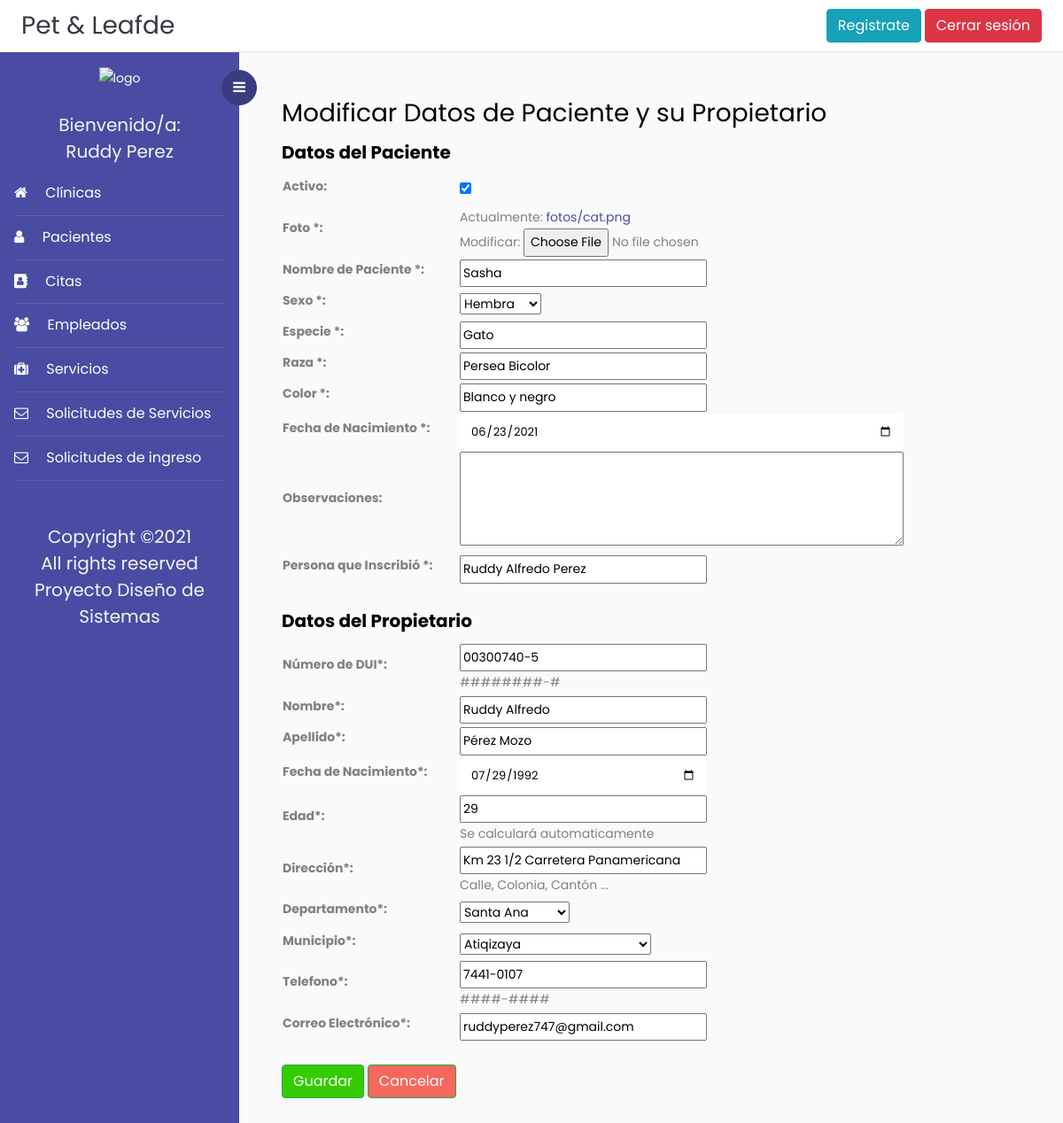
Page /modificarPaciente/1 (signed in) on the earlier database version.
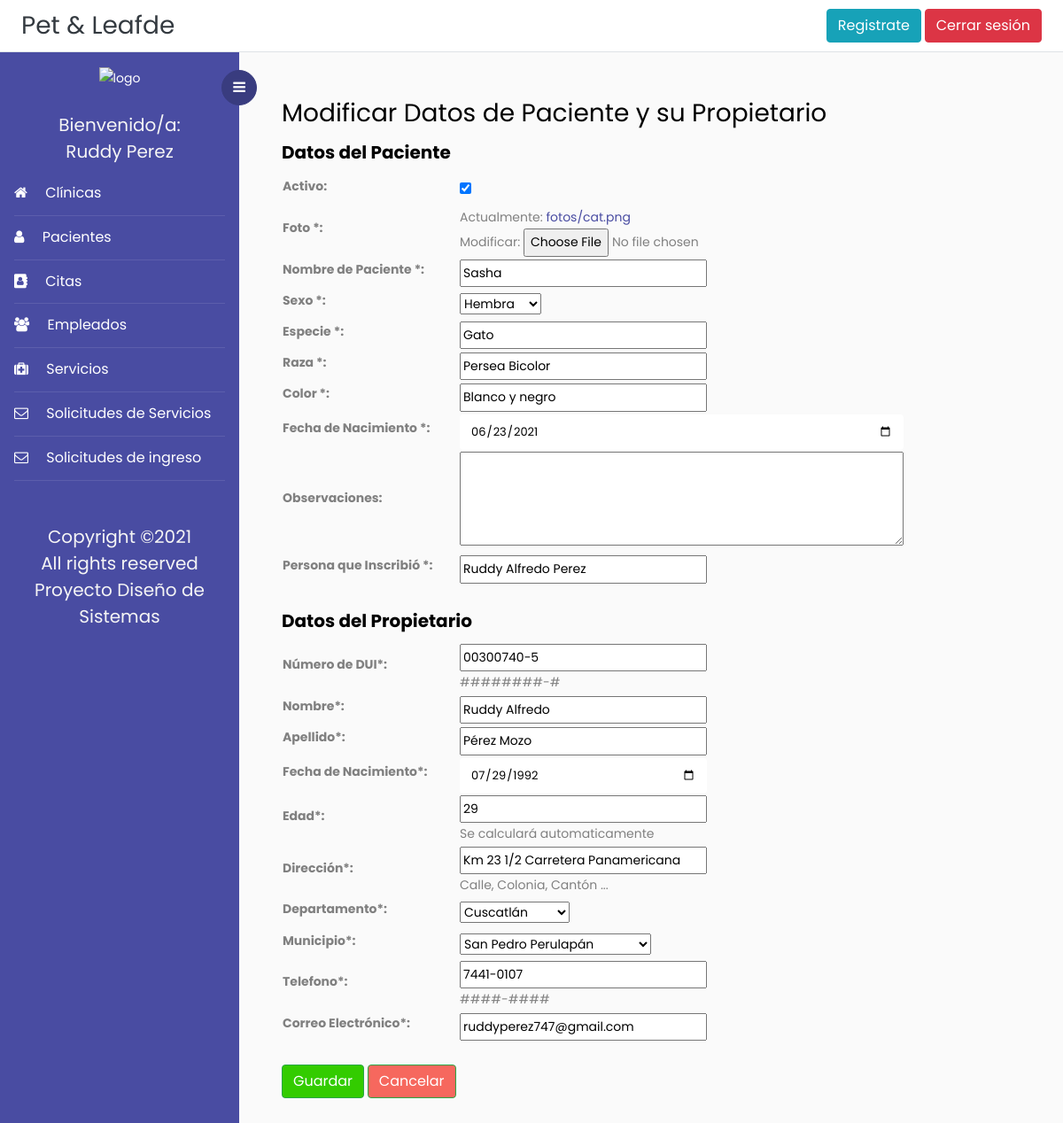
Same page on the later database version.
### Veterinaria/models.py (models this page shows, shortened)
class Propietario(models.Model):
    dui = models.CharField(max_length=10, help_text="########-#", primary_key=True,validators=[formato_Dui])
    nombre = models.CharField(max_length=100, validators=[solo_Letras])
    apellido = models.CharField(max_length=100, validators=[solo_Letras])
    fechaNacim = models.DateField(validators=[validar_Fecha])
    edad = models.IntegerField(help_text="Se calculará automaticamente",validators=[solo_Numeros])
    direccion = models.CharField(max_length=100,help_text="Calle, Colonia, Cantón ...")
    departamento = models.ForeignKey('Departamento', on_delete = models.SET_NULL, null=True)
    municipio = models.ForeignKey('Municipio', on_delete = models.SET_NULL, null=True)
    correo = models.CharField(max_length=50,help_text="")
    telefono = models.CharField(max_length=9,help_text="####-####",validators=[formato_Telefono])

class Departamento(models.Model):
    id = models.IntegerField(primary_key = True)
    nombre = models.CharField(max_length = 100, help_text = "Ingrese un departamento")
    def __str__(self):
        return self.nombre

### Veterinaria/views.py (the view, shortened to what this page needs)
# urls.py: path('modificarPaciente/<int:pk>', login_required(ModificarPaciente.as_view()), name='modificar_paciente'),
class ModificarPaciente(UpdateView):
    model = Paciente
    second_model = Propietario
    template_name = 'Plantillas/modificarPaciente.html'
    form_class = PacienteForm
    second_form_class = PropietarioForm
    success_url = reverse_lazy('listado_pacientes')
    def get_context_data (self , **kwargs):
        context = super(ModificarPaciente, self).get_context_data(**kwargs)
        pk = self.kwargs.get('pk', 0)
        paciente = self.model.objects.get(id=pk)
        propietario = self.second_model.objects.get(dui=paciente.propietario_id)
        if 'form' not in context:
            context['form'] = self.form_class()
        if 'form2' not in context:
            context['form2'] = self.second_form_class(instance=propietario)
        context['id'] = pk
        return context

### Veterinaria/forms.py
class PacienteForm(forms.ModelForm):
	class Meta:
		model = Paciente
		fields = [
			 'activo','foto','nombrePac','sexo', 'especie','raza','color','fechaNacimPac','observaciones','personaInscrip',
		]
		labels = {
			'activo': 'Activo',
			'foto':'Foto *',
			'nombrePac':'Nombre de Paciente *',
		    'sexo':'Sexo *',
		    'especie':'Especie *',
		    'raza':'Raza *',
		    'color':'Color *',
		    'fechaNacimPac':'Fecha de Nacimiento *',
            'observaciones':'Observaciones',
			'personaInscrip':'Persona que Inscribió *'
		}
		widgets = {
			'observaciones':forms.Textarea(attrs={'class':'form-contol','rows':'4'}),
			'fechaNacimPac': DateInput(format=('%Y-%m-%d'),attrs={'class':'form-control',}),
		}

### Veterinaria/models.py (called while the page is built)
    def __str__(self):
        return self.nombre

### Veterinaria/templates/Plantillas/modificarPaciente.html (shortened to what this page needs)
{% extends 'base.html' %}
{% block content %}
<div>
<h3> Modificar Datos de Paciente y su Propietario</h3>
</div>
<div>
    <form role="form" method="POST" enctype ="multipart/form-data" >
        <h5><B>Datos del Paciente</B></h5>
        <table>
            <tr>
                <td width="200">
                    {{form.as_table}}
                </td>
            </tr>
        </table>
        <br>
        <h5><B>Datos del Propietario</B></h5>
        <table>
            <tr>
                <td width="200">
                    {{form2.as_table}}
                </td>
            </tr>
        </table>
        <br>
        <div>
        <input type="submit"  class="btn btn-success" style="background-color:#33CC00;color:white" name="submit" value="Guardar">
        <a href="javascript: history.go(-1)" class="btn btn-success" style="color:white; background-color:#f6685e">Cancelar</a>
        </div>
    </form>
</div>
{% endblock content%}

Differences in the rows shown:
changed Propietario "Pérez Mozo": departamento "Santa Ana" → "Cuscatlán"; municipio "Atiqizaya" → "San Pedro Perulapán"
